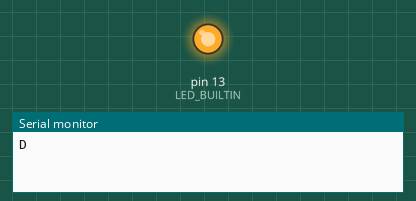
Bench run of a sketch on a simulated Arduino Uno, built with avr-gcc and run on an emulated ATmega328P. Parts: output pins drawn as LEDs (lit = HIGH), the last lines printed to the serial monitor.

Above: at 1.0 s.
At 47.7 s:
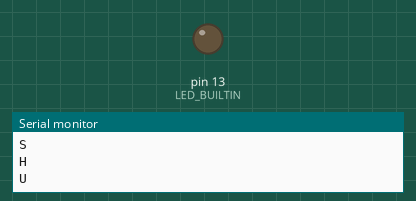
Timing chart, 0 to 75.4 s (numbered marks = the images above):
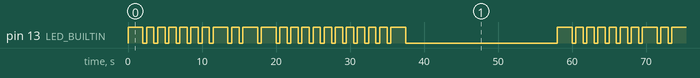

The sketch:

sketch_sep13a.ino
```cpp
void dot()
{
  digitalWrite(LED_BUILTIN,HIGH);
  delay(1000);
  digitalWrite(LED_BUILTIN, LOW);
  delay(500);
}

void dash()
{
  digitalWrite(LED_BUILTIN,HIGH);
  delay(2000);
  digitalWrite(LED_BUILTIN, LOW);
  delay(500);
}

void setup()
{
  pinMode(LED_BUILTIN, OUTPUT);
  Serial.begin(9600);
}

void loop()
{
//  ***D***
   Serial.println("D");
   dash();
   dot();
   dot();

 // ***E***
  Serial.println("E");
  dot();

//  ***V***
  Serial.println("V");
  dot();
  dot();
  dot();
  dash();

 // ***A***
  Serial.println("A");
  dot();
  dash();

 // ***N***
  Serial.println("N");
  dash();
  dot();

  //***S***
  Serial.println("S");
  dot();
  dot();
  dot();

//  ***H***
  Serial.println("H");
  dot();
  dot();
  dot();
  dot();

 // ***U***
  Serial.println("U");
  dot();
  dot();
  dash();

  digitalWrite(LED_BUILTIN, LOW);
  delay(20000);
}
```

Measured:
- by itself, pin 13 (LED_BUILTIN): moves between LOW and HIGH, repeating every 58.0 s
- by itself, everything shown: repeats every 58.0 s, in 44 steps
